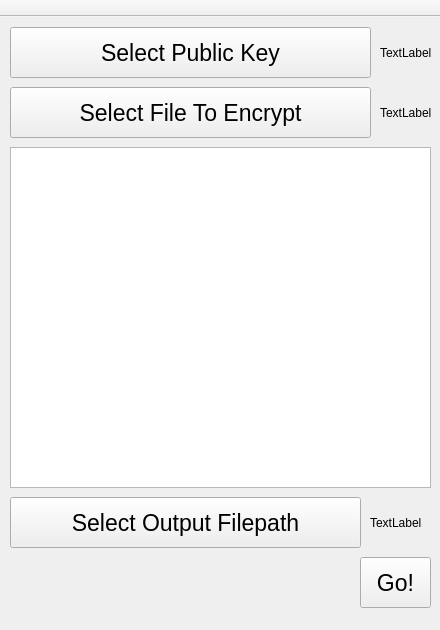
<?xml version="1.0" encoding="UTF-8"?>
<ui version="4.0">
 <class>Encryption</class>
 <widget class="QMainWindow" name="Encryption">
  <property name="geometry">
   <rect>
    <x>0</x>
    <y>0</y>
    <width>440</width>
    <height>630</height>
   </rect>
  </property>
  <property name="minimumSize">
   <size>
    <width>440</width>
    <height>630</height>
   </size>
  </property>
  <property name="maximumSize">
   <size>
    <width>440</width>
    <height>630</height>
   </size>
  </property>
  <property name="windowTitle">
   <string>Encryption Window</string>
  </property>
  <widget class="QWidget" name="centralwidget">
   <widget class="QPushButton" name="PublicKeyButton">
    <property name="geometry">
     <rect>
      <x>10</x>
      <y>10</y>
      <width>361</width>
      <height>51</height>
     </rect>
    </property>
    <property name="font">
     <font>
      <family>Arial</family>
      <pointsize>17</pointsize>
     </font>
    </property>
    <property name="text">
     <string>Select Public Key</string>
    </property>
   </widget>
   <widget class="QPushButton" name="OutputButton">
    <property name="geometry">
     <rect>
      <x>10</x>
      <y>480</y>
      <width>351</width>
      <height>51</height>
     </rect>
    </property>
    <property name="font">
     <font>
      <family>Arial</family>
      <pointsize>17</pointsize>
     </font>
    </property>
    <property name="text">
     <string>Select Output Filepath</string>
    </property>
   </widget>
   <widget class="QTextEdit" name="InputTextBox">
    <property name="geometry">
     <rect>
      <x>10</x>
      <y>130</y>
      <width>421</width>
      <height>341</height>
     </rect>
    </property>
   </widget>
   <widget class="QPushButton" name="GoButton">
    <property name="geometry">
     <rect>
      <x>360</x>
      <y>540</y>
      <width>71</width>
      <height>51</height>
     </rect>
    </property>
    <property name="font">
     <font>
      <family>Arial</family>
      <pointsize>17</pointsize>
     </font>
    </property>
    <property name="text">
     <string>Go!</string>
    </property>
   </widget>
   <widget class="QLabel" name="PublicKeyLabel">
    <property name="geometry">
     <rect>
      <x>380</x>
      <y>10</y>
      <width>51</width>
      <height>51</height>
     </rect>
    </property>
    <property name="text">
     <string>TextLabel</string>
    </property>
   </widget>
   <widget class="QLabel" name="FileToEncryptLabel">
    <property name="geometry">
     <rect>
      <x>380</x>
      <y>70</y>
      <width>51</width>
      <height>51</height>
     </rect>
    </property>
    <property name="text">
     <string>TextLabel</string>
    </property>
   </widget>
   <widget class="QPushButton" name="FileToEncryptButton">
    <property name="geometry">
     <rect>
      <x>10</x>
      <y>70</y>
      <width>361</width>
      <height>51</height>
     </rect>
    </property>
    <property name="font">
     <font>
      <family>Arial</family>
      <pointsize>17</pointsize>
     </font>
    </property>
    <property name="text">
     <string>Select File To Encrypt</string>
    </property>
   </widget>
   <widget class="QLabel" name="OutputFilepathLabel">
    <property name="geometry">
     <rect>
      <x>370</x>
      <y>480</y>
      <width>51</width>
      <height>51</height>
     </rect>
    </property>
    <property name="text">
     <string>TextLabel</string>
    </property>
   </widget>
  </widget>
  <widget class="QToolBar" name="toolBar">
   <property name="windowTitle">
    <string>toolBar</string>
   </property>
   <property name="movable">
    <bool>false</bool>
   </property>
   <attribute name="toolBarArea">
    <enum>TopToolBarArea</enum>
   </attribute>
   <attribute name="toolBarBreak">
    <bool>false</bool>
   </attribute>
  </widget>
 </widget>
 <resources/>
 <connections/>
</ui>
